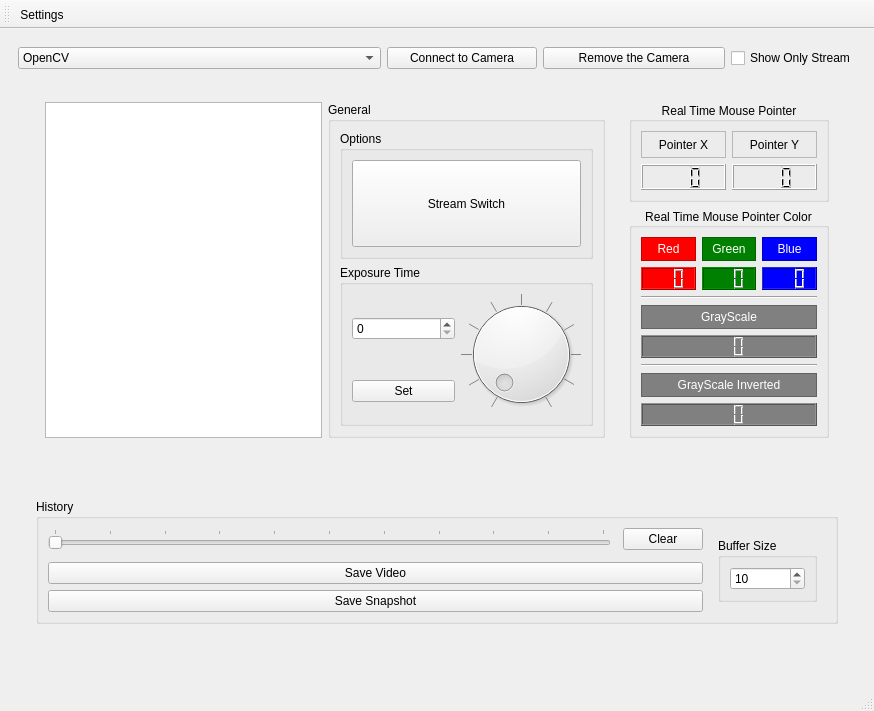
<?xml version="1.0" encoding="UTF-8"?>
<ui version="4.0">
 <author>Muhammed Said BİLGEHAN</author>
 <class>MainWindow</class>
 <widget class="QMainWindow" name="MainWindow">
  <property name="geometry">
   <rect>
    <x>0</x>
    <y>0</y>
    <width>874</width>
    <height>711</height>
   </rect>
  </property>
  <property name="windowTitle">
   <string>MainWindow</string>
  </property>
  <widget class="QWidget" name="centralwidget">
   <layout class="QGridLayout" name="gridLayout_6">
    <item row="0" column="0">
     <widget class="QWidget" name="widget_Camera_Area" native="true">
      <layout class="QGridLayout" name="gridLayout_5">
       <item row="1" column="0" colspan="5">
        <widget class="QWidget" name="widget_Page_1_Main" native="true">
         <layout class="QVBoxLayout" name="verticalLayout">
          <item>
           <widget class="QWidget" name="widget_Page_1_Camera" native="true">
            <property name="sizePolicy">
             <sizepolicy hsizetype="Minimum" vsizetype="Minimum">
              <horstretch>0</horstretch>
              <verstretch>0</verstretch>
             </sizepolicy>
            </property>
            <layout class="QGridLayout" name="gridLayout_2">
             <item row="0" column="1" rowspan="2">
              <widget class="QWidget" name="widget_Real_Time_Properties" native="true">
               <property name="sizePolicy">
                <sizepolicy hsizetype="Preferred" vsizetype="Ignored">
                 <horstretch>0</horstretch>
                 <verstretch>0</verstretch>
                </sizepolicy>
               </property>
               <property name="maximumSize">
                <size>
                 <width>300</width>
                 <height>16777215</height>
                </size>
               </property>
               <layout class="QVBoxLayout" name="verticalLayout_2">
                <item>
                 <widget class="QGroupBox" name="groupBox_real_time_pointer_xy">
                  <property name="sizePolicy">
                   <sizepolicy hsizetype="Ignored" vsizetype="Preferred">
                    <horstretch>0</horstretch>
                    <verstretch>0</verstretch>
                   </sizepolicy>
                  </property>
                  <property name="minimumSize">
                   <size>
                    <width>200</width>
                    <height>50</height>
                   </size>
                  </property>
                  <property name="maximumSize">
                   <size>
                    <width>300</width>
                    <height>100</height>
                   </size>
                  </property>
                  <property name="title">
                   <string>Real Time Mouse Pointer</string>
                  </property>
                  <property name="alignment">
                   <set>Qt::AlignCenter</set>
                  </property>
                  <layout class="QGridLayout" name="gridLayout_9">
                   <item row="0" column="1">
                    <widget class="QLabel" name="label_Pointer_Y">
                     <property name="sizePolicy">
                      <sizepolicy hsizetype="Preferred" vsizetype="Minimum">
                       <horstretch>0</horstretch>
                       <verstretch>0</verstretch>
                      </sizepolicy>
                     </property>
                     <property name="minimumSize">
                      <size>
                       <width>50</width>
                       <height>15</height>
                      </size>
                     </property>
                     <property name="frameShape">
                      <enum>QFrame::StyledPanel</enum>
                     </property>
                     <property name="frameShadow">
                      <enum>QFrame::Sunken</enum>
                     </property>
                     <property name="text">
                      <string>Pointer Y</string>
                     </property>
                     <property name="alignment">
                      <set>Qt::AlignCenter</set>
                     </property>
                    </widget>
                   </item>
                   <item row="0" column="0">
                    <widget class="QLabel" name="label_Pointer_X">
                     <property name="sizePolicy">
                      <sizepolicy hsizetype="Preferred" vsizetype="Minimum">
                       <horstretch>0</horstretch>
                       <verstretch>0</verstretch>
                      </sizepolicy>
                     </property>
                     <property name="minimumSize">
                      <size>
                       <width>50</width>
                       <height>15</height>
                      </size>
                     </property>
                     <property name="frameShape">
                      <enum>QFrame::StyledPanel</enum>
                     </property>
                     <property name="frameShadow">
                      <enum>QFrame::Sunken</enum>
                     </property>
                     <property name="text">
                      <string>Pointer X</string>
                     </property>
                     <property name="alignment">
                      <set>Qt::AlignCenter</set>
                     </property>
                    </widget>
                   </item>
                   <item row="1" column="0">
                    <widget class="QLCDNumber" name="lcdNumber_Pointer_X">
                     <property name="sizePolicy">
                      <sizepolicy hsizetype="Minimum" vsizetype="Minimum">
                       <horstretch>0</horstretch>
                       <verstretch>0</verstretch>
                      </sizepolicy>
                     </property>
                     <property name="minimumSize">
                      <size>
                       <width>50</width>
                       <height>15</height>
                      </size>
                     </property>
                     <property name="digitCount">
                      <number>3</number>
                     </property>
                     <property name="mode">
                      <enum>QLCDNumber::Dec</enum>
                     </property>
                    </widget>
                   </item>
                   <item row="1" column="1">
                    <widget class="QLCDNumber" name="lcdNumber_Pointer_Y">
                     <property name="sizePolicy">
                      <sizepolicy hsizetype="Minimum" vsizetype="Minimum">
                       <horstretch>0</horstretch>
                       <verstretch>0</verstretch>
                      </sizepolicy>
                     </property>
                     <property name="minimumSize">
                      <size>
                       <width>50</width>
                       <height>15</height>
                      </size>
                     </property>
                     <property name="digitCount">
                      <number>3</number>
                     </property>
                     <property name="mode">
                      <enum>QLCDNumber::Dec</enum>
                     </property>
                    </widget>
                   </item>
                  </layout>
                 </widget>
                </item>
                <item>
                 <widget class="QGroupBox" name="groupBox_Real_Time_Pointer_Color">
                  <property name="sizePolicy">
                   <sizepolicy hsizetype="Ignored" vsizetype="Preferred">
                    <horstretch>0</horstretch>
                    <verstretch>0</verstretch>
                   </sizepolicy>
                  </property>
                  <property name="minimumSize">
                   <size>
                    <width>200</width>
                    <height>150</height>
                   </size>
                  </property>
                  <property name="maximumSize">
                   <size>
                    <width>300</width>
                    <height>250</height>
                   </size>
                  </property>
                  <property name="title">
                   <string>Real Time Mouse Pointer Color</string>
                  </property>
                  <property name="alignment">
                   <set>Qt::AlignCenter</set>
                  </property>
                  <layout class="QGridLayout" name="gridLayout_10">
                   <item row="4" column="0" colspan="3">
                    <widget class="QLCDNumber" name="lcdNumber_Pointer_Color_Grayscale">
                     <property name="sizePolicy">
                      <sizepolicy hsizetype="Preferred" vsizetype="Minimum">
                       <horstretch>0</horstretch>
                       <verstretch>0</verstretch>
                      </sizepolicy>
                     </property>
                     <property name="minimumSize">
                      <size>
                       <width>170</width>
                       <height>0</height>
                      </size>
                     </property>
                     <property name="styleSheet">
                      <string notr="true">color: white;
background-color: gray;</string>
                     </property>
                     <property name="digitCount">
                      <number>3</number>
                     </property>
                     <property name="mode">
                      <enum>QLCDNumber::Dec</enum>
                     </property>
                    </widget>
                   </item>
                   <item row="1" column="1">
                    <widget class="QLCDNumber" name="lcdNumber_Pointer_Color_Green">
                     <property name="sizePolicy">
                      <sizepolicy hsizetype="Preferred" vsizetype="Minimum">
                       <horstretch>0</horstretch>
                       <verstretch>0</verstretch>
                      </sizepolicy>
                     </property>
                     <property name="minimumSize">
                      <size>
                       <width>50</width>
                       <height>0</height>
                      </size>
                     </property>
                     <property name="styleSheet">
                      <string notr="true">color: white;
background-color: green;</string>
                     </property>
                     <property name="digitCount">
                      <number>3</number>
                     </property>
                     <property name="mode">
                      <enum>QLCDNumber::Dec</enum>
                     </property>
                    </widget>
                   </item>
                   <item row="2" column="0" colspan="3">
                    <widget class="Line" name="line_2">
                     <property name="orientation">
                      <enum>Qt::Horizontal</enum>
                     </property>
                    </widget>
                   </item>
                   <item row="3" column="0" colspan="3">
                    <widget class="QLabel" name="label_Pointer_Color_Grayscale">
                     <property name="sizePolicy">
                      <sizepolicy hsizetype="Preferred" vsizetype="Preferred">
                       <horstretch>0</horstretch>
                       <verstretch>0</verstretch>
                      </sizepolicy>
                     </property>
                     <property name="minimumSize">
                      <size>
                       <width>170</width>
                       <height>0</height>
                      </size>
                     </property>
                     <property name="styleSheet">
                      <string notr="true">color: white;
background-color: grey;</string>
                     </property>
                     <property name="frameShape">
                      <enum>QFrame::StyledPanel</enum>
                     </property>
                     <property name="frameShadow">
                      <enum>QFrame::Sunken</enum>
                     </property>
                     <property name="text">
                      <string>GrayScale</string>
                     </property>
                     <property name="alignment">
                      <set>Qt::AlignCenter</set>
                     </property>
                    </widget>
                   </item>
                   <item row="6" column="0" colspan="3">
                    <widget class="QLabel" name="label_Pointer_Color_Grayscale_Inverted">
                     <property name="sizePolicy">
                      <sizepolicy hsizetype="Preferred" vsizetype="Preferred">
                       <horstretch>0</horstretch>
                       <verstretch>0</verstretch>
                      </sizepolicy>
                     </property>
                     <property name="minimumSize">
                      <size>
                       <width>170</width>
                       <height>0</height>
                      </size>
                     </property>
                     <property name="styleSheet">
                      <string notr="true">color: white;
background-color: grey;</string>
                     </property>
                     <property name="frameShape">
                      <enum>QFrame::StyledPanel</enum>
                     </property>
                     <property name="frameShadow">
                      <enum>QFrame::Sunken</enum>
                     </property>
                     <property name="text">
                      <string>GrayScale Inverted</string>
                     </property>
                     <property name="alignment">
                      <set>Qt::AlignCenter</set>
                     </property>
                    </widget>
                   </item>
                   <item row="7" column="0" colspan="3">
                    <widget class="QLCDNumber" name="lcdNumber_Pointer_Color_Grayscale_Inverted">
                     <property name="sizePolicy">
                      <sizepolicy hsizetype="Preferred" vsizetype="Minimum">
                       <horstretch>0</horstretch>
                       <verstretch>0</verstretch>
                      </sizepolicy>
                     </property>
                     <property name="minimumSize">
                      <size>
                       <width>170</width>
                       <height>0</height>
                      </size>
                     </property>
                     <property name="styleSheet">
                      <string notr="true">color: white;
background-color: gray;</string>
                     </property>
                     <property name="digitCount">
                      <number>3</number>
                     </property>
                     <property name="mode">
                      <enum>QLCDNumber::Dec</enum>
                     </property>
                    </widget>
                   </item>
                   <item row="1" column="2">
                    <widget class="QLCDNumber" name="lcdNumber_Pointer_Color_Blue">
                     <property name="sizePolicy">
                      <sizepolicy hsizetype="Preferred" vsizetype="Minimum">
                       <horstretch>0</horstretch>
                       <verstretch>0</verstretch>
                      </sizepolicy>
                     </property>
                     <property name="minimumSize">
                      <size>
                       <width>50</width>
                       <height>0</height>
                      </size>
                     </property>
                     <property name="styleSheet">
                      <string notr="true">color: white;
background-color: blue;</string>
                     </property>
                     <property name="digitCount">
                      <number>3</number>
                     </property>
                     <property name="mode">
                      <enum>QLCDNumber::Dec</enum>
                     </property>
                    </widget>
                   </item>
                   <item row="0" column="1">
                    <widget class="QLabel" name="label_Pointer_Color_Green">
                     <property name="sizePolicy">
                      <sizepolicy hsizetype="Preferred" vsizetype="Preferred">
                       <horstretch>0</horstretch>
                       <verstretch>0</verstretch>
                      </sizepolicy>
                     </property>
                     <property name="minimumSize">
                      <size>
                       <width>50</width>
                       <height>0</height>
                      </size>
                     </property>
                     <property name="autoFillBackground">
                      <bool>false</bool>
                     </property>
                     <property name="styleSheet">
                      <string notr="true">color: white;
background-color: green;</string>
                     </property>
                     <property name="frameShape">
                      <enum>QFrame::StyledPanel</enum>
                     </property>
                     <property name="frameShadow">
                      <enum>QFrame::Sunken</enum>
                     </property>
                     <property name="text">
                      <string>Green</string>
                     </property>
                     <property name="alignment">
                      <set>Qt::AlignCenter</set>
                     </property>
                    </widget>
                   </item>
                   <item row="0" column="2">
                    <widget class="QLabel" name="label_Pointer_Color_Blue">
                     <property name="sizePolicy">
                      <sizepolicy hsizetype="Preferred" vsizetype="Preferred">
                       <horstretch>0</horstretch>
                       <verstretch>0</verstretch>
                      </sizepolicy>
                     </property>
                     <property name="minimumSize">
                      <size>
                       <width>50</width>
                       <height>0</height>
                      </size>
                     </property>
                     <property name="autoFillBackground">
                      <bool>false</bool>
                     </property>
                     <property name="styleSheet">
                      <string notr="true">color: white;
background-color: blue;</string>
                     </property>
                     <property name="frameShape">
                      <enum>QFrame::StyledPanel</enum>
                     </property>
                     <property name="frameShadow">
                      <enum>QFrame::Sunken</enum>
                     </property>
                     <property name="text">
                      <string>Blue</string>
                     </property>
                     <property name="alignment">
                      <set>Qt::AlignCenter</set>
                     </property>
                    </widget>
                   </item>
                   <item row="5" column="0" colspan="3">
                    <widget class="Line" name="line_3">
                     <property name="orientation">
                      <enum>Qt::Horizontal</enum>
                     </property>
                    </widget>
                   </item>
                   <item row="0" column="0">
                    <widget class="QLabel" name="label_Pointer_Color_Red">
                     <property name="sizePolicy">
                      <sizepolicy hsizetype="Preferred" vsizetype="Preferred">
                       <horstretch>0</horstretch>
                       <verstretch>0</verstretch>
                      </sizepolicy>
                     </property>
                     <property name="minimumSize">
                      <size>
                       <width>50</width>
                       <height>0</height>
                      </size>
                     </property>
                     <property name="autoFillBackground">
                      <bool>false</bool>
                     </property>
                     <property name="styleSheet">
                      <string notr="true">color: white;
background-color: red;</string>
                     </property>
                     <property name="frameShape">
                      <enum>QFrame::StyledPanel</enum>
                     </property>
                     <property name="frameShadow">
                      <enum>QFrame::Sunken</enum>
                     </property>
                     <property name="lineWidth">
                      <number>10</number>
                     </property>
                     <property name="text">
                      <string>Red</string>
                     </property>
                     <property name="alignment">
                      <set>Qt::AlignCenter</set>
                     </property>
                    </widget>
                   </item>
                   <item row="1" column="0">
                    <widget class="QLCDNumber" name="lcdNumber_Pointer_Color_Red">
                     <property name="sizePolicy">
                      <sizepolicy hsizetype="Preferred" vsizetype="Minimum">
                       <horstretch>0</horstretch>
                       <verstretch>0</verstretch>
                      </sizepolicy>
                     </property>
                     <property name="minimumSize">
                      <size>
                       <width>50</width>
                       <height>0</height>
                      </size>
                     </property>
                     <property name="styleSheet">
                      <string notr="true">color: white;
background-color: red;</string>
                     </property>
                     <property name="digitCount">
                      <number>3</number>
                     </property>
                     <property name="mode">
                      <enum>QLCDNumber::Dec</enum>
                     </property>
                    </widget>
                   </item>
                  </layout>
                 </widget>
                </item>
               </layout>
              </widget>
             </item>
             <item row="0" column="0" rowspan="2">
              <widget class="QWidget" name="widget_Page_1_Camera_Frame" native="true">
               <property name="sizePolicy">
                <sizepolicy hsizetype="MinimumExpanding" vsizetype="MinimumExpanding">
                 <horstretch>0</horstretch>
                 <verstretch>0</verstretch>
                </sizepolicy>
               </property>
               <layout class="QGridLayout" name="gridLayout_7">
                <item row="3" column="1">
                 <widget class="QGroupBox" name="groupBox_Page_1_Camera_General">
                  <property name="sizePolicy">
                   <sizepolicy hsizetype="Ignored" vsizetype="Ignored">
                    <horstretch>0</horstretch>
                    <verstretch>0</verstretch>
                   </sizepolicy>
                  </property>
                  <property name="maximumSize">
                   <size>
                    <width>300</width>
                    <height>16777215</height>
                   </size>
                  </property>
                  <property name="title">
                   <string>General</string>
                  </property>
                  <layout class="QVBoxLayout" name="verticalLayout_3">
                   <item>
                    <widget class="QGroupBox" name="groupBox">
                     <property name="sizePolicy">
                      <sizepolicy hsizetype="Preferred" vsizetype="MinimumExpanding">
                       <horstretch>0</horstretch>
                       <verstretch>0</verstretch>
                      </sizepolicy>
                     </property>
                     <property name="title">
                      <string>Options</string>
                     </property>
                     <layout class="QVBoxLayout" name="verticalLayout_4">
                      <item>
                       <widget class="QPushButton" name="pushButton_Page_1_Stream_Switch">
                        <property name="sizePolicy">
                         <sizepolicy hsizetype="Ignored" vsizetype="Minimum">
                          <horstretch>0</horstretch>
                          <verstretch>0</verstretch>
                         </sizepolicy>
                        </property>
                        <property name="minimumSize">
                         <size>
                          <width>75</width>
                          <height>0</height>
                         </size>
                        </property>
                        <property name="maximumSize">
                         <size>
                          <width>16777215</width>
                          <height>16777215</height>
                         </size>
                        </property>
                        <property name="text">
                         <string>Stream Switch</string>
                        </property>
                       </widget>
                      </item>
                     </layout>
                    </widget>
                   </item>
                   <item>
                    <widget class="QGroupBox" name="groupBox_Exposure_Time">
                     <property name="sizePolicy">
                      <sizepolicy hsizetype="MinimumExpanding" vsizetype="MinimumExpanding">
                       <horstretch>0</horstretch>
                       <verstretch>0</verstretch>
                      </sizepolicy>
                     </property>
                     <property name="minimumSize">
                      <size>
                       <width>100</width>
                       <height>100</height>
                      </size>
                     </property>
                     <property name="title">
                      <string>Exposure Time</string>
                     </property>
                     <layout class="QGridLayout" name="gridLayout_4">
                      <item row="3" column="0">
                       <widget class="QPushButton" name="pushButton_Set_Exposure">
                        <property name="text">
                         <string>Set</string>
                        </property>
                       </widget>
                      </item>
                      <item row="2" column="0">
                       <widget class="QSpinBox" name="spinBox_Exposure_Time"/>
                      </item>
                      <item row="2" column="1" rowspan="2">
                       <widget class="QDial" name="dial_Exposure_Time">
                        <property name="minimumSize">
                         <size>
                          <width>120</width>
                          <height>120</height>
                         </size>
                        </property>
                        <property name="minimum">
                         <number>40000</number>
                        </property>
                        <property name="maximum">
                         <number>170000</number>
                        </property>
                        <property name="singleStep">
                         <number>10</number>
                        </property>
                        <property name="value">
                         <number>40000</number>
                        </property>
                        <property name="notchTarget">
                         <double>10.000000000000000</double>
                        </property>
                        <property name="notchesVisible">
                         <bool>true</bool>
                        </property>
                       </widget>
                      </item>
                     </layout>
                    </widget>
                   </item>
                  </layout>
                 </widget>
                </item>
                <item row="3" column="0">
                 <widget class="QGraphicsView" name="graphicsView_Page_1_Camera">
                  <property name="sizePolicy">
                   <sizepolicy hsizetype="MinimumExpanding" vsizetype="Minimum">
                    <horstretch>0</horstretch>
                    <verstretch>0</verstretch>
                   </sizepolicy>
                  </property>
                  <property name="minimumSize">
                   <size>
                    <width>250</width>
                    <height>250</height>
                   </size>
                  </property>
                  <property name="mouseTracking">
                   <bool>true</bool>
                  </property>
                  <property name="verticalScrollBarPolicy">
                   <enum>Qt::ScrollBarAlwaysOff</enum>
                  </property>
                  <property name="horizontalScrollBarPolicy">
                   <enum>Qt::ScrollBarAlwaysOff</enum>
                  </property>
                 </widget>
                </item>
               </layout>
              </widget>
             </item>
            </layout>
           </widget>
          </item>
          <item>
           <widget class="QWidget" name="widget_Page_1_Tools" native="true">
            <property name="sizePolicy">
             <sizepolicy hsizetype="Ignored" vsizetype="Ignored">
              <horstretch>0</horstretch>
              <verstretch>0</verstretch>
             </sizepolicy>
            </property>
            <property name="maximumSize">
             <size>
              <width>16777215</width>
              <height>200</height>
             </size>
            </property>
            <layout class="QGridLayout" name="gridLayout_11">
             <item row="0" column="0">
              <widget class="QGroupBox" name="groupBox_History">
               <property name="sizePolicy">
                <sizepolicy hsizetype="Preferred" vsizetype="Maximum">
                 <horstretch>0</horstretch>
                 <verstretch>0</verstretch>
                </sizepolicy>
               </property>
               <property name="title">
                <string>History</string>
               </property>
               <layout class="QGridLayout" name="gridLayout">
                <item row="0" column="2">
                 <widget class="QPushButton" name="pushButton_Buffer_Clear">
                  <property name="text">
                   <string>Clear</string>
                  </property>
                 </widget>
                </item>
                <item row="0" column="0">
                 <widget class="QSlider" name="horizontalSlider_Page_1_Buffer_Step_Bar">
                  <property name="maximum">
                   <number>10</number>
                  </property>
                  <property name="orientation">
                   <enum>Qt::Horizontal</enum>
                  </property>
                  <property name="tickPosition">
                   <enum>QSlider::TicksAbove</enum>
                  </property>
                  <property name="tickInterval">
                   <number>0</number>
                  </property>
                 </widget>
                </item>
                <item row="3" column="0" colspan="3">
                 <widget class="QPushButton" name="pushButton_Page_1_Snapshot">
                  <property name="text">
                   <string>Save Snapshot</string>
                  </property>
                 </widget>
                </item>
                <item row="2" column="0" colspan="3">
                 <widget class="QPushButton" name="pushButton_Page_1_Video">
                  <property name="text">
                   <string>Save Video</string>
                  </property>
                 </widget>
                </item>
                <item row="0" column="3" rowspan="4">
                 <widget class="QWidget" name="widget_Page_1_Camera_Object_Params" native="true">
                  <property name="sizePolicy">
                   <sizepolicy hsizetype="Maximum" vsizetype="Maximum">
                    <horstretch>0</horstretch>
                    <verstretch>0</verstretch>
                   </sizepolicy>
                  </property>
                  <layout class="QGridLayout" name="gridLayout_3">
                   <item row="0" column="0">
                    <widget class="QGroupBox" name="groupBox_Buffer_Size">
                     <property name="sizePolicy">
                      <sizepolicy hsizetype="Maximum" vsizetype="Maximum">
                       <horstretch>0</horstretch>
                       <verstretch>0</verstretch>
                      </sizepolicy>
                     </property>
                     <property name="title">
                      <string>Buffer Size</string>
                     </property>
                     <layout class="QGridLayout" name="gridLayout_8">
                      <item row="0" column="0">
                       <widget class="QSpinBox" name="spinBox_Buffer_Size">
                        <property name="sizePolicy">
                         <sizepolicy hsizetype="Minimum" vsizetype="Fixed">
                          <horstretch>0</horstretch>
                          <verstretch>0</verstretch>
                         </sizepolicy>
                        </property>
                        <property name="minimumSize">
                         <size>
                          <width>75</width>
                          <height>0</height>
                         </size>
                        </property>
                        <property name="maximumSize">
                         <size>
                          <width>150</width>
                          <height>16777215</height>
                         </size>
                        </property>
                        <property name="minimum">
                         <number>10</number>
                        </property>
                        <property name="maximum">
                         <number>500</number>
                        </property>
                       </widget>
                      </item>
                     </layout>
                    </widget>
                   </item>
                  </layout>
                 </widget>
                </item>
               </layout>
              </widget>
             </item>
            </layout>
           </widget>
          </item>
         </layout>
        </widget>
       </item>
       <item row="0" column="4">
        <widget class="QCheckBox" name="checkBox_Show_Only_Stream">
         <property name="sizePolicy">
          <sizepolicy hsizetype="Maximum" vsizetype="Fixed">
           <horstretch>0</horstretch>
           <verstretch>0</verstretch>
          </sizepolicy>
         </property>
         <property name="text">
          <string>Show Only Stream</string>
         </property>
        </widget>
       </item>
       <item row="0" column="2">
        <widget class="QPushButton" name="pushButton_Page_1_Connect_to_Camera">
         <property name="sizePolicy">
          <sizepolicy hsizetype="Minimum" vsizetype="Maximum">
           <horstretch>0</horstretch>
           <verstretch>0</verstretch>
          </sizepolicy>
         </property>
         <property name="maximumSize">
          <size>
           <width>150</width>
           <height>16777215</height>
          </size>
         </property>
         <property name="text">
          <string>Connect to Camera</string>
         </property>
        </widget>
       </item>
       <item row="0" column="0" colspan="2">
        <widget class="QComboBox" name="comboBox_Camera_API_Selection">
         <property name="sizePolicy">
          <sizepolicy hsizetype="Minimum" vsizetype="Maximum">
           <horstretch>0</horstretch>
           <verstretch>0</verstretch>
          </sizepolicy>
         </property>
         <item>
          <property name="text">
           <string>OpenCV</string>
          </property>
         </item>
         <item>
          <property name="text">
           <string>Basler</string>
          </property>
         </item>
         <item>
          <property name="text">
           <string>Baumer</string>
          </property>
         </item>
        </widget>
       </item>
       <item row="0" column="3">
        <widget class="QPushButton" name="pushButton_Page_1_Remove_the_Camera">
         <property name="sizePolicy">
          <sizepolicy hsizetype="Minimum" vsizetype="Maximum">
           <horstretch>0</horstretch>
           <verstretch>0</verstretch>
          </sizepolicy>
         </property>
         <property name="minimumSize">
          <size>
           <width>75</width>
           <height>0</height>
          </size>
         </property>
         <property name="maximumSize">
          <size>
           <width>16777215</width>
           <height>16777215</height>
          </size>
         </property>
         <property name="text">
          <string>Remove the Camera</string>
         </property>
        </widget>
       </item>
      </layout>
     </widget>
    </item>
   </layout>
  </widget>
  <widget class="QStatusBar" name="statusbar"/>
  <widget class="QToolBar" name="toolBar">
   <property name="windowTitle">
    <string>toolBar</string>
   </property>
   <attribute name="toolBarArea">
    <enum>TopToolBarArea</enum>
   </attribute>
   <attribute name="toolBarBreak">
    <bool>false</bool>
   </attribute>
   <addaction name="action_Settings_Page"/>
  </widget>
  <action name="action_Settings_Page">
   <property name="text">
    <string>&amp;Settings</string>
   </property>
   <property name="toolTip">
    <string>Settings</string>
   </property>
  </action>
 </widget>
 <resources/>
 <connections/>
 <designerdata>
  <property name="gridDeltaX">
   <number>10</number>
  </property>
  <property name="gridDeltaY">
   <number>10</number>
  </property>
  <property name="gridSnapX">
   <bool>true</bool>
  </property>
  <property name="gridSnapY">
   <bool>true</bool>
  </property>
  <property name="gridVisible">
   <bool>true</bool>
  </property>
 </designerdata>
</ui>
